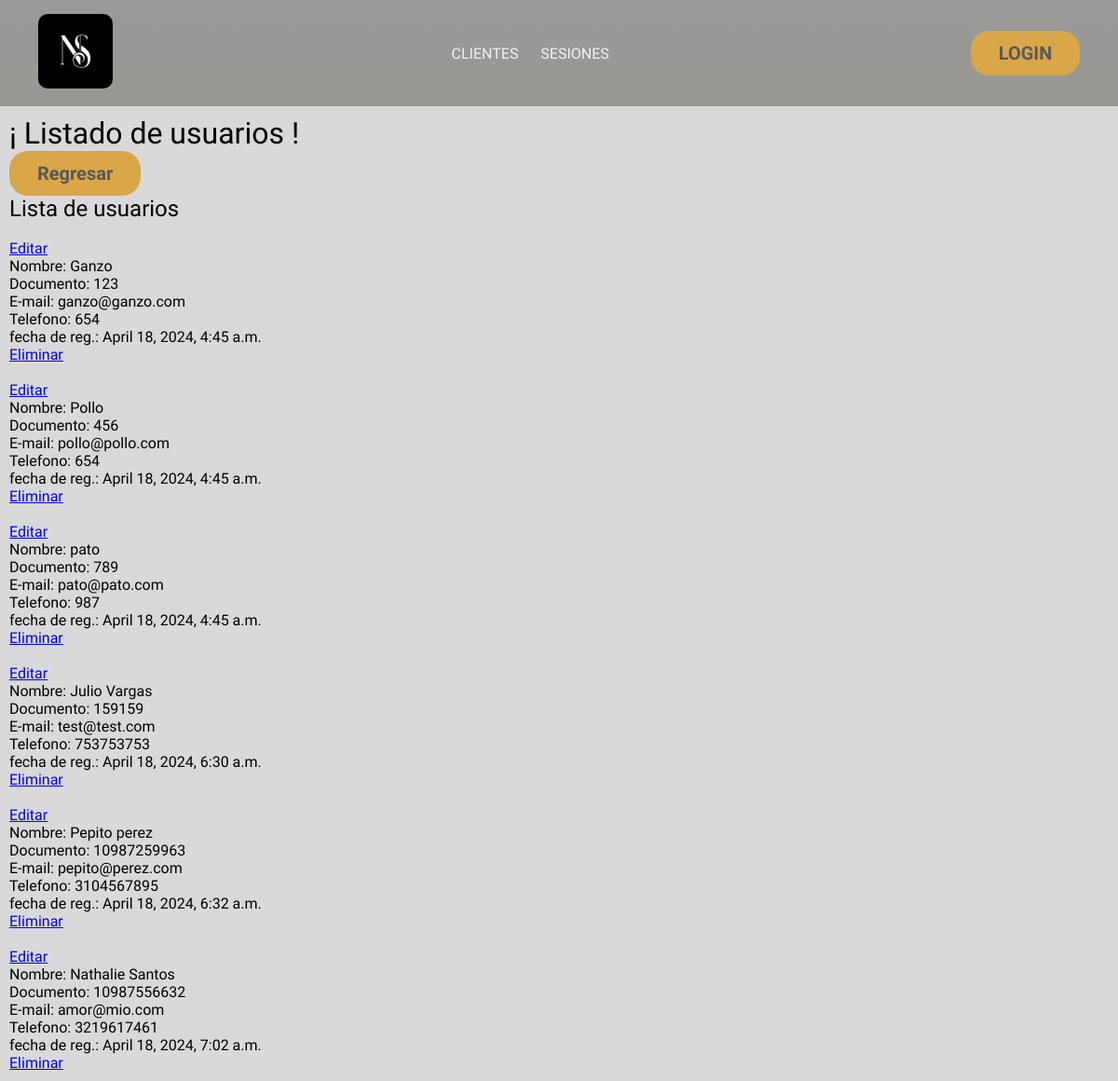
/formulario/lista_usuarios/, run on an earlier commit of the app's database.
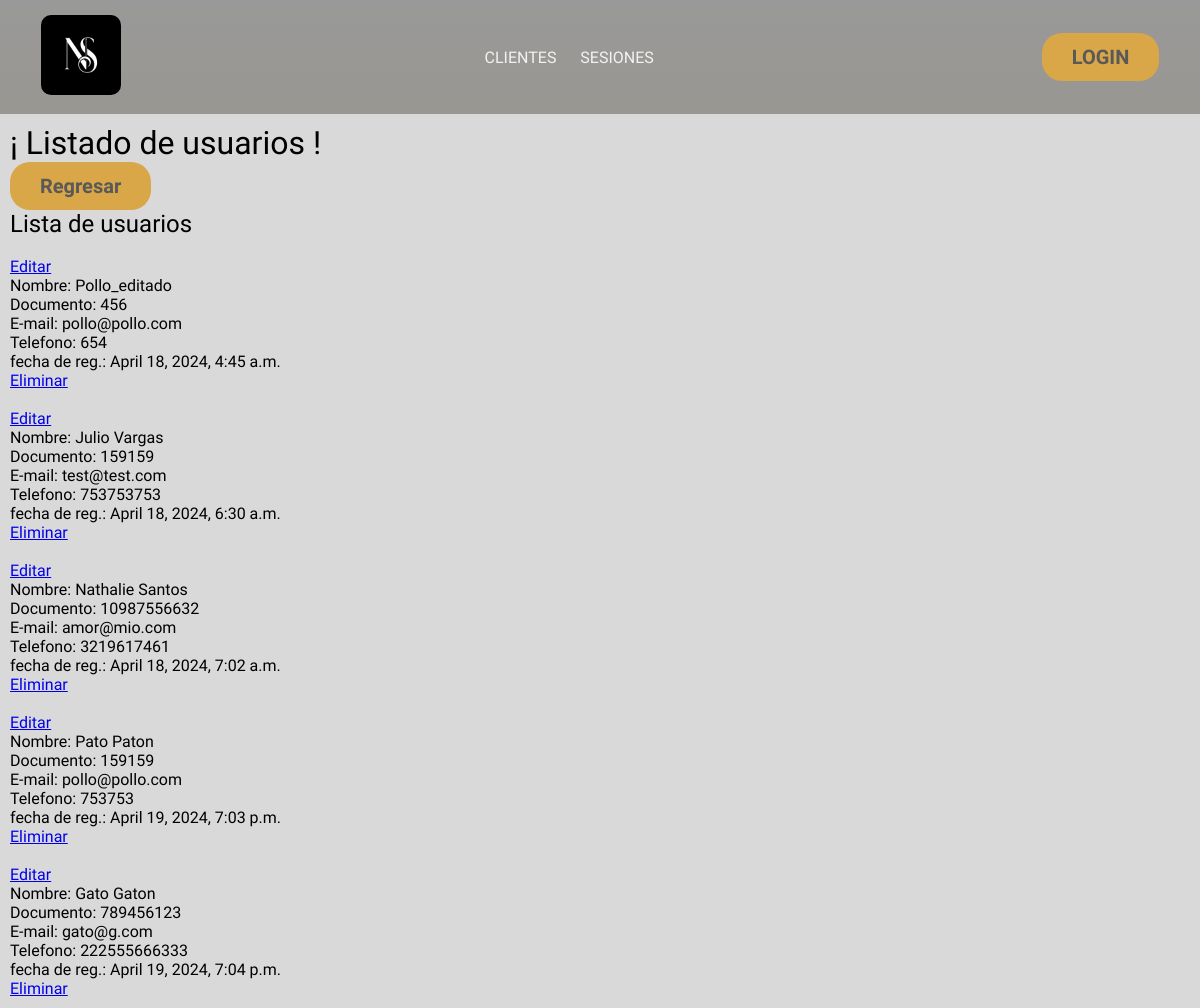
And on a later commit of the database.
### formulario/models.py (models this page shows, shortened)
class Usuario(models.Model):
  user_doc        = models.IntegerField(verbose_name='Numero de documento')
  user_name       = models.CharField(max_length=40, blank= False, null= False,verbose_name= 'Nombre')
  user_email      = models.EmailField(verbose_name='Correo electronico')
  user_phone      = models.IntegerField(verbose_name='Numero de teléfono')
  fecha_registro  = models.DateTimeField (verbose_name='Fecha de registro',auto_now_add=True)

### formulario/views.py (the view)
# urls.py: path("lista_usuarios/",         views.user_list,      name="lista_usuarios"),
def user_list(request):
  lista_usuarios = Usuario.objects.all()
  return render(request, '1.administrador/lista_usuarios.html', {
    'lista_usuarios': lista_usuarios
  })

### templates/1.administrador/lista_usuarios.html (shortened to what this page needs)
{% extends "layouts/app.html" %}
{% block content %}
<h1>¡ Listado de usuarios !</h1>
{% endblock content %}
{% block registrar %}
<form action="{% url "admin_users" %}">
  <button type="submit"> Regresar </button>
</form>
<h2> Lista de usuarios </h2>
<ul>
  {% for usuario in lista_usuarios %}
  <li>
    <br>
    <a href="{% url "editar_user" usuario.id %}"> Editar </a>
    <p>
      Nombre: {{usuario.user_name}} <br>
      Documento: {{usuario.user_doc}}<br>
      E-mail: {{usuario.user_email}}<br>
      Telefono: {{usuario.user_phone}}<br>
      fecha de reg.: {{usuario.fecha_registro}}<br>
    </p>
    <a href="{% url "delete_user" usuario.id %}"> Eliminar </a>
  </li>
  {% endfor %}
</ul>
{% endblock registrar %}

What changed in the data, as far as the page shows it:
removed Usuario: user_name "Ganzo", user_doc "123", user_email "ganzo@ganzo.com", user_phone "654", fecha_registro "April 18, 2024, 4:45 a.m."
removed Usuario: user_name "pato", user_doc "789", user_email "pato@pato.com", user_phone "987", fecha_registro "April 18, 2024, 4:45 a.m."
removed Usuario: user_name "Pepito perez", user_doc "10987259963", user_email "pepito@perez.com", user_phone "3104567895", fecha_registro "April 18, 2024, 6:32 a.m."
changed Usuario: user_name "Pollo" → "Pollo_editado"
added Usuario: user_name "Pato Paton", user_doc "159159", user_email "pollo@pollo.com", user_phone "753753", fecha_registro "April 19, 2024, 7:03 p.m."
added Usuario: user_name "Gato Gaton", user_doc "789456123", user_email "gato@g.com", user_phone "222555666333", fecha_registro "April 19, 2024, 7:04 p.m."
